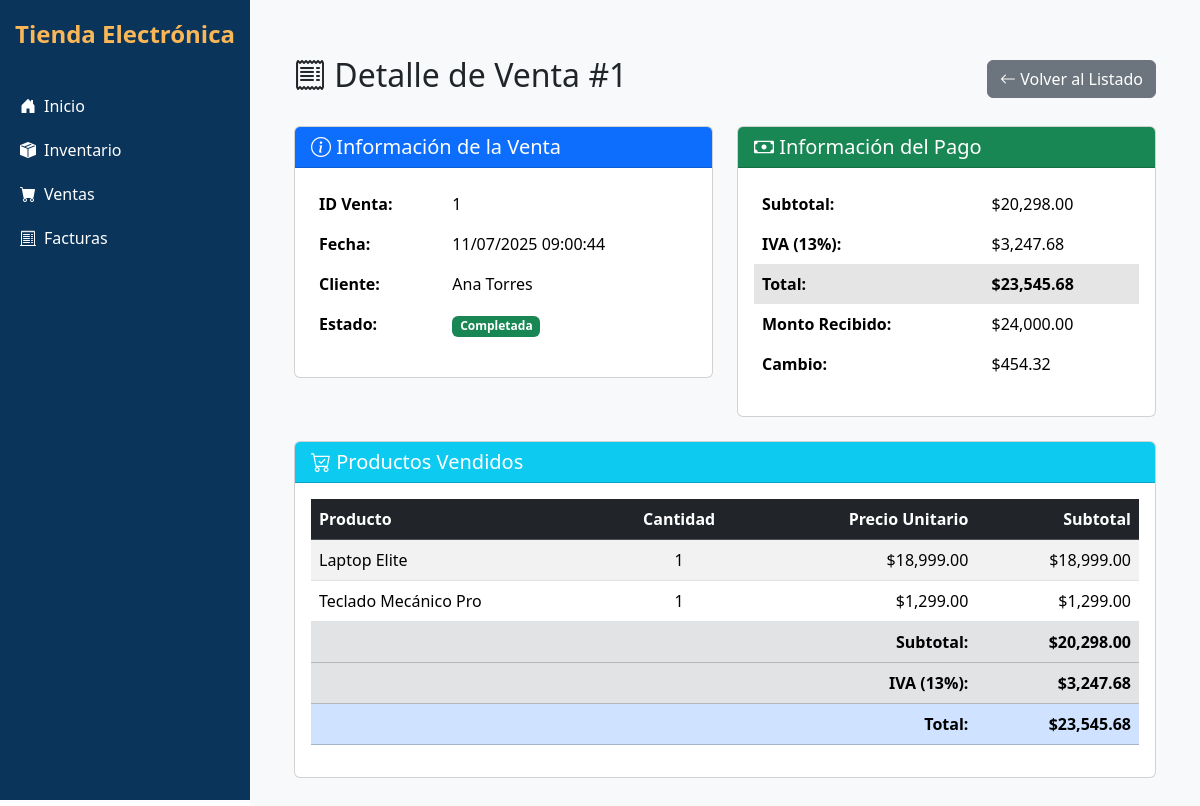
/public/ventas/?action=detalle&id=1, run on the app's committed database.
### tables this page shows
CREATE TABLE `ventas`  (
  `id_venta` int(11) NOT NULL AUTO_INCREMENT,
  `id_cliente` int(11) NOT NULL,
  `fecha_venta` timestamp(0) NOT NULL DEFAULT current_timestamp,
  `estado` tinyint(1) NULL DEFAULT NULL,
  `subtotal` decimal(10, 2) NOT NULL DEFAULT 0.00,
  `impuestos` decimal(10, 2) NOT NULL DEFAULT 0.00,
  `total` decimal(10, 2) NOT NULL DEFAULT 0.00,
  `monto_recibido` decimal(10, 2) NULL DEFAULT NULL,
  `cambio` decimal(10, 2) NULL DEFAULT NULL,
  PRIMARY KEY (`id_venta`) USING BTREE,
  INDEX `id_cliente`(`id_cliente`) USING BTREE,
  CONSTRAINT `ventas_ibfk_1` FOREIGN KEY (`id_cliente`) REFERENCES `clientes` (`id_cliente`) ON DELETE RESTRICT ON UPDATE RESTRICT
);

CREATE TABLE `clientes`  (
  `id_cliente` int(11) NOT NULL AUTO_INCREMENT,
  `nombre` varchar(100) NOT NULL,
  `direccion` varchar(200) NULL DEFAULT NULL,
  `telefono` varchar(20) NULL DEFAULT NULL,
  `email` varchar(100) NULL DEFAULT NULL,
  `fecha_registro` timestamp(0) NOT NULL DEFAULT current_timestamp,
  `estado` tinyint(1) NULL DEFAULT NULL,
  PRIMARY KEY (`id_cliente`) USING BTREE
);

CREATE TABLE `detalles_venta`  (
  `id_detalle` int(11) NOT NULL AUTO_INCREMENT,
  `id_venta` int(11) NOT NULL,
  `id_producto` int(11) NOT NULL,
  `cantidad` int(11) NOT NULL,
  `precio_unitario` decimal(10, 2) NOT NULL,
  `subtotal` decimal(10, 2) NOT NULL,
  `created_at` timestamp(0) NOT NULL DEFAULT current_timestamp,
  PRIMARY KEY (`id_detalle`) USING BTREE,
  INDEX `id_venta`(`id_venta`) USING BTREE,
  INDEX `id_producto`(`id_producto`) USING BTREE,
  CONSTRAINT `detalles_venta_ibfk_1` FOREIGN KEY (`id_venta`) REFERENCES `ventas` (`id_venta`) ON DELETE RESTRICT ON UPDATE RESTRICT,
  CONSTRAINT `detalles_venta_ibfk_2` FOREIGN KEY (`id_producto`) REFERENCES `inventario` (`id_producto`) ON DELETE RESTRICT ON UPDATE RESTRICT
);

CREATE TABLE `inventario`  (
  `id_producto` int(11) NOT NULL AUTO_INCREMENT,
  `nombre` varchar(100) NOT NULL,
  `descripcion` text NULL DEFAULT NULL,
  `precio` decimal(10, 2) NOT NULL,
  `costo` decimal(10, 2) NULL DEFAULT NULL,
  `stock` int(11) NOT NULL DEFAULT 0,
  `categoria` varchar(50) NULL DEFAULT NULL,
  `proveedor` varchar(100) NULL DEFAULT NULL,
  `fecha_ingreso` timestamp(0) NOT NULL DEFAULT current_timestamp,
  `estado` tinyint(1) NULL DEFAULT NULL,
  PRIMARY KEY (`id_producto`) USING BTREE
);

### controllers/VentaController.php (called while the page is built, shortened)
<?php
require_once realpath(dirname(__DIR__)) . DIRECTORY_SEPARATOR . 'config' . DIRECTORY_SEPARATOR . 'path.php';
try {
class VentaController {
    private $modelVenta;
    public function __construct() {
        $this->modelVenta = new Venta();
    }
    public function detalle($idVenta) {
        $venta = $this->modelVenta->obtenerConDetalles($idVenta);
        require_once VIEWS_PATH . '/ventas/detalle.php';
    }
}
} catch (Exception $e) {
    die("Error en VentaController: " . $e->getMessage());
}
?>

### config/path.php (called while the page is built, shortened)
<?php
function asset($path = '') {
    return ASSETS_URL . ltrim($path, '/');
}
?>

### models/BaseModel.php (called while the page is built, shortened)
<?php
require_once __DIR__ . '/../config/path.php';
require_once ROOT_PATH . '/config/database.php';
abstract class BaseModel {
    public function __construct() {
        $database = new Database();
        $this->db = $database->connect();
    }
}
?>

### config/database.php (called while the page is built, shortened)
<?php
class Database {
    private $host;
    private $db_name;
    private $username;
    private $password;
    public function __construct() {
        $this->host = getenv('DB_HOST') ?: 'localhost';
        $this->db_name = getenv('DB_NAME') ?: 'crud_ventas';
        $this->username = getenv('DB_USER') ?: 'root';
        $this->password = getenv('DB_PASSWORD') ?: '';
    }
    public function connect() {
        $this->conn = null;
        try {
            $this->conn = new PDO(
                'mysql:host=' . $this->host . ';dbname=' . $this->db_name,
                $this->username,
                $this->password
            );
            $this->conn->setAttribute(PDO::ATTR_ERRMODE, PDO::ERRMODE_EXCEPTION);
            $this->conn->exec("SET NAMES 'utf8'");
        } catch(PDOException $e) {
            error_log('Error de conexión: ' . $e->getMessage());
            die('Error al conectar con la base de datos');
        }
        return $this->conn;
    }
}
?>

### models/Venta.php (called while the page is built, shortened)
<?php
require_once realpath(dirname(__DIR__)) . DIRECTORY_SEPARATOR . 'config' . DIRECTORY_SEPARATOR . 'path.php';
class Venta extends BaseModel {
    protected $table = 'ventas';
    public function obtenerConDetalles($idVenta) {
        try {
            $query = "SELECT v.*, c.nombre as nombre_cliente
                      FROM {$this->table} v
                      LEFT JOIN clientes c ON v.id_cliente = c.id_cliente
                      WHERE v.id_venta = :id";
            $stmt = $this->db->prepare($query);
            $stmt->bindParam(':id', $idVenta);
            $stmt->execute();
            $venta = $stmt->fetch(PDO::FETCH_ASSOC);
            $query = "SELECT dv.*, i.nombre
                      FROM detalles_venta dv
                      JOIN inventario i ON dv.id_producto = i.id_producto
                      WHERE dv.id_venta = :id";
            $stmt = $this->db->prepare($query);
            $stmt->bindParam(':id', $idVenta);
            $stmt->execute();
            $venta['productos'] = $stmt->fetchAll(PDO::FETCH_ASSOC);
            return $venta;
        } catch(PDOException $e) {
            error_log("Error en Venta::obtenerConDetalles: " . $e->getMessage());
            return null;
        }
    }
}
?>

### views/ventas/detalle.php (the view)
<?php include '../../includes/header.php'; ?>
<link href="<?= asset('css/table.css') ?>" rel="stylesheet">
<div class="container mt-4">
    <div class="row">
        <div class="col-md-12">
            <div class="d-flex justify-content-between align-items-center mb-4">
                <h2><i class="bi bi-receipt"></i> Detalle de Venta #<?= $venta['id_venta'] ?></h2>
                <div>
                    <a href="<?= VENTAS_URL ?>" class="btn btn-secondary">
                        <i class="bi bi-arrow-left"></i> Volver al Listado
                    </a>
                </div>
            </div>
        </div>
    </div>
    <div class="row">
        <div class="col-md-6">
            <div class="card mb-4">
                <div class="card-header bg-primary text-white">
                    <h5 class="mb-0"><i class="bi bi-info-circle"></i> Información de la Venta</h5>
                </div>
                <div class="card-body">
                    <table class="table table-borderless">
                        <tr>
                            <td><strong>ID Venta:</strong></td>
                            <td><?= $venta['id_venta'] ?></td>
                        </tr>
                        <tr>
                            <td><strong>Fecha:</strong></td>
                            <td><?= date('d/m/Y H:i:s', strtotime($venta['fecha_venta'])) ?></td>
                        </tr>
                        <tr>
                            <td><strong>Cliente:</strong></td>
                            <td><?= htmlspecialchars($venta['nombre_cliente'] ?? 'Consumidor Final') ?></td>
                        </tr>
                        <tr>
                            <td><strong>Estado:</strong></td>
                            <td>
                                <?php if($venta['estado'] == 1): ?>
                                    <span class="badge bg-warning">Pendiente Pago</span>
                                <?php elseif($venta['estado'] == 2): ?>
                                    <span class="badge bg-success">Completada</span>
                                <?php else: ?>
                                    <span class="badge bg-danger">Anulada</span>
                                <?php endif; ?>
                            </td>
                        </tr>
                    </table>
                </div>
            </div>
        </div>
        <div class="col-md-6">
            <div class="card mb-4">
                <div class="card-header bg-success text-white">
                    <h5 class="mb-0"><i class="bi bi-cash"></i> Información del Pago</h5>
                </div>
                <div class="card-body">
                    <table class="table table-borderless">
                        <tr>
                            <td><strong>Subtotal:</strong></td>
                            <td>$<?= number_format($venta['subtotal'], 2) ?></td>
                        </tr>
                        <tr>
                            <td><strong>IVA (13%):</strong></td>
                            <td>$<?= number_format($venta['impuestos'], 2) ?></td>
                        </tr>
                        <tr class="table-active">
                            <td><strong>Total:</strong></td>
                            <td><strong>$<?= number_format($venta['total'], 2) ?></strong></td>
                        </tr>
                        <?php if($venta['estado'] == 2 && isset($venta['monto_recibido'])): ?>
                        <tr>
                            <td><strong>Monto Recibido:</strong></td>
                            <td>$<?= number_format($venta['monto_recibido'], 2) ?></td>
                        </tr>
                        <tr>
                            <td><strong>Cambio:</strong></td>
                            <td>$<?= number_format($venta['cambio'] ?? 0, 2) ?></td>
                        </tr>
                        <?php endif; ?>
                    </table>
                </div>
            </div>
        </div>
    </div>
    <div class="row">
        <div class="col-md-12">
            <div class="card">
                <div class="card-header bg-info text-white">
                    <h5 class="mb-0"><i class="bi bi-cart-check"></i> Productos Vendidos</h5>
                </div>
                <div class="card-body">
                    <?php if(isset($venta['productos']) && count($venta['productos']) > 0): ?>
                        <div class="table-responsive">
                            <table class="table table-striped">
                                <thead class="table-dark">
                                    <tr>
                                        <th>Producto</th>
                                        <th class="text-center">Cantidad</th>
                                        <th class="text-end">Precio Unitario</th>
                                        <th class="text-end">Subtotal</th>
                                    </tr>
                                </thead>
                                <tbody>
                                    <?php foreach($venta['productos'] as $producto): ?>
                                    <tr>
                                        <td><?= htmlspecialchars($producto['nombre']) ?></td>
                                        <td class="text-center"><?= $producto['cantidad'] ?></td>
                                        <td class="text-end">$<?= number_format($producto['precio_unitario'], 2) ?></td>
                                        <td class="text-end">$<?= number_format($producto['subtotal'], 2) ?></td>
                                    </tr>
                                    <?php endforeach; ?>
                                </tbody>
                                <tfoot class="table-secondary">
                                    <tr>
                                        <th colspan="3" class="text-end">Subtotal:</th>
                                        <th class="text-end">$<?= number_format($venta['subtotal'], 2) ?></th>
                                    </tr>
                                    <tr>
                                        <th colspan="3" class="text-end">IVA (13%):</th>
                                        <th class="text-end">$<?= number_format($venta['impuestos'], 2) ?></th>
                                    </tr>
                                    <tr class="table-primary">
                                        <th colspan="3" class="text-end">Total:</th>
                                        <th class="text-end">$<?= number_format($venta['total'], 2) ?></th>
                                    </tr>
                                </tfoot>
                            </table>
                        </div>
                    <?php else: ?>
                        <div class="alert alert-warning">
                            <i class="bi bi-exclamation-triangle"></i> No se encontraron productos para esta venta.
                        </div>
                    <?php endif; ?>
                </div>
            </div>
        </div>
    </div>
</div>
<?php include '../../includes/footer.php'; ?>

### public/assets/css/sidebar.css (style rules this page uses)
body { display: flex; }

### data on the page
ventas: id_venta "1", fecha_venta "11/07/2025 09:00:44", id_cliente.nombre "Ana Torres", subtotal "20,298.00", impuestos "3,247.68", total "23,545.68", monto_recibido "24,000.00", cambio "454.32"
detalles_venta: id_producto.nombre "Laptop Elite", cantidad "1", precio_unitario "18,999.00", subtotal "18,999.00"
detalles_venta: id_producto.nombre "Teclado Mecánico Pro", cantidad "1", precio_unitario "1,299.00", subtotal "1,299.00"
